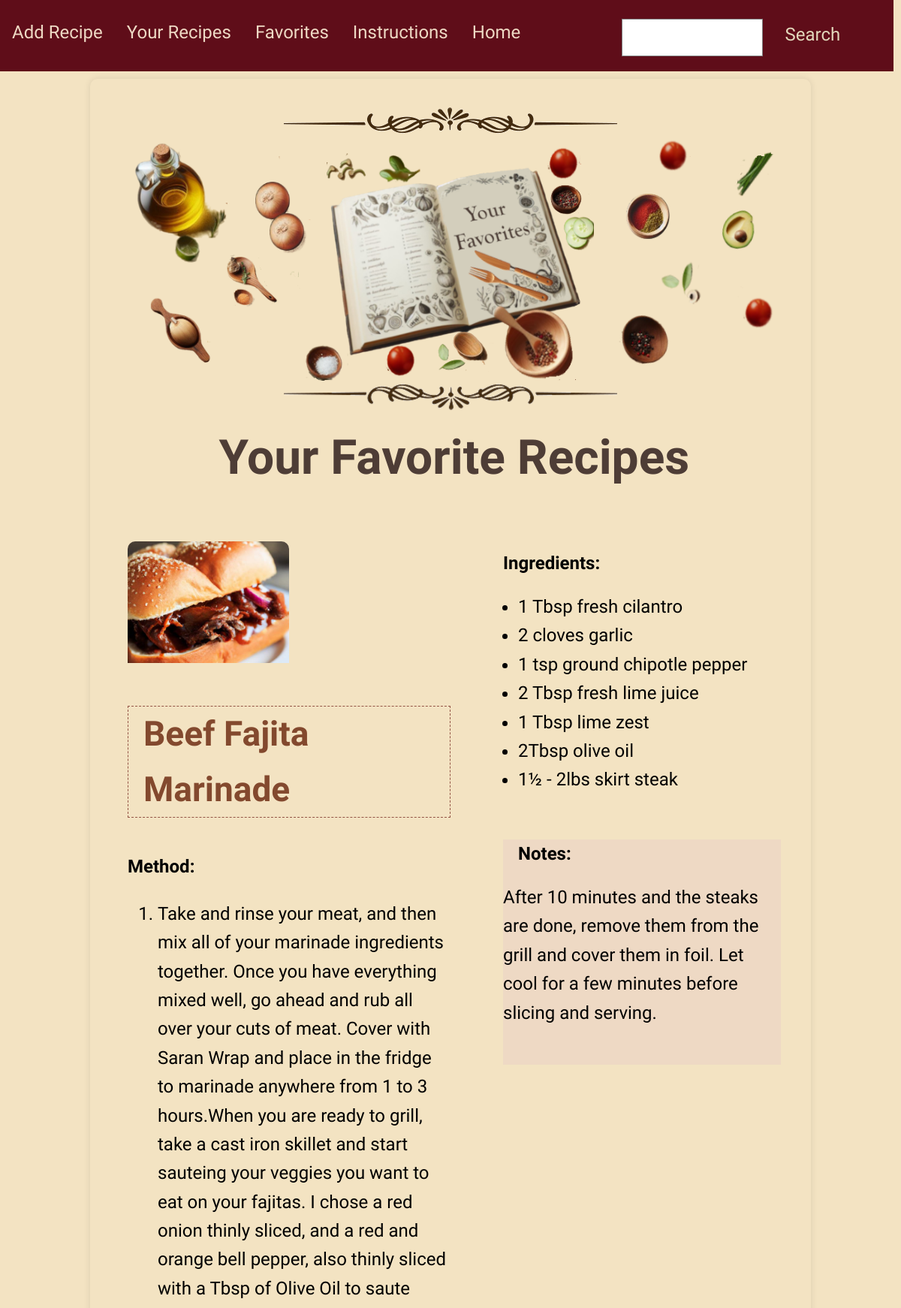
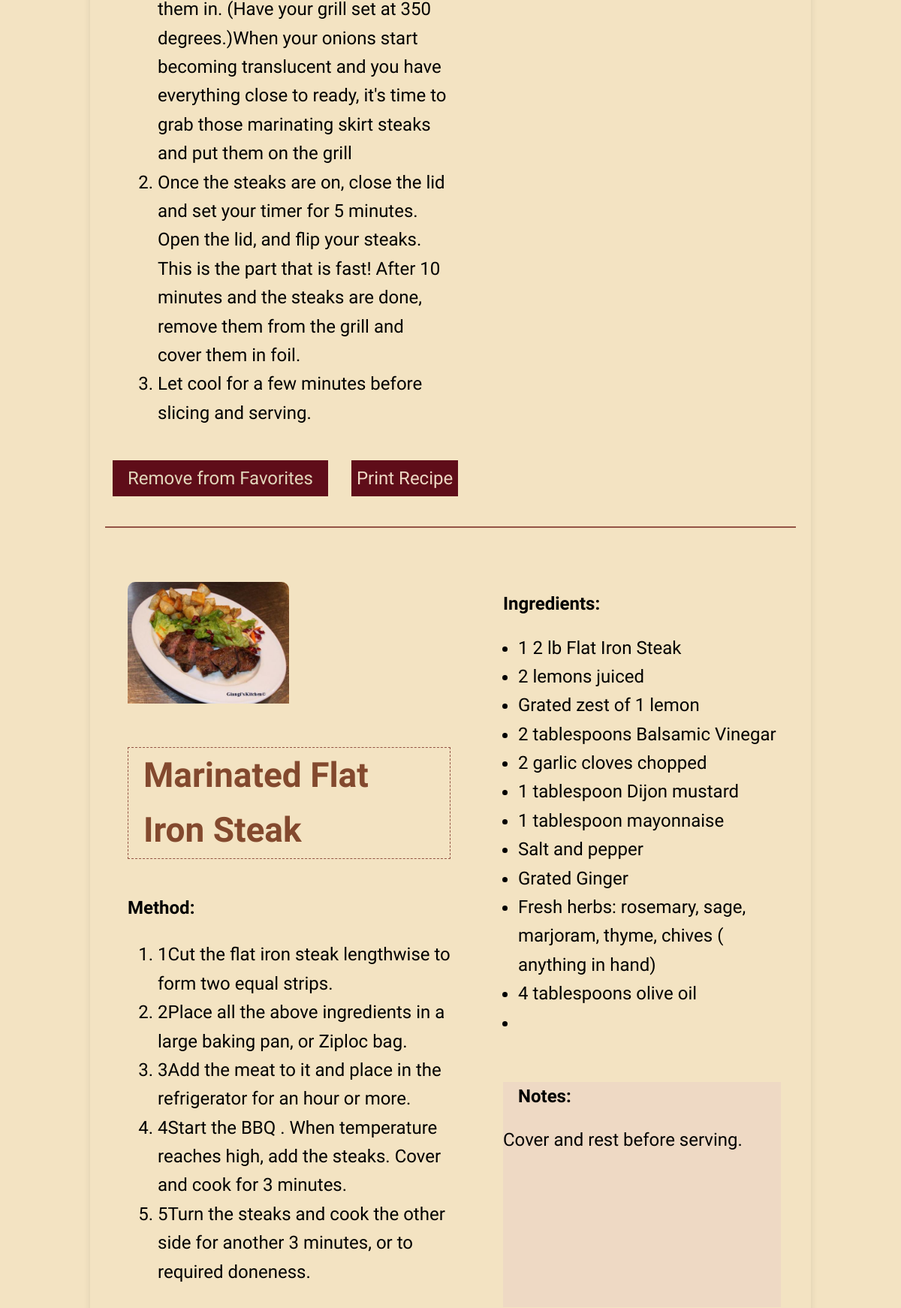
The page /favorites (signed in, upper part) on the database its author committed (2 pictures, top to bottom).
### tables this page shows
CREATE TABLE recipes (
                id INTEGER PRIMARY KEY AUTOINCREMENT,
                title TEXT NOT NULL,
                ingredients TEXT NOT NULL,
                instructions TEXT NOT NULL,
                notes TEXT,  -- Add the new column for notes
                user_id INTEGER, image TEXT,
                FOREIGN KEY (user_id) REFERENCES users (id)
            );

### app.py (the view)
@app.route('/favorites', methods=['GET'])
def favorites():
    if 'user_id' not in session:
        flash('You need to log in first.')
        return redirect(url_for('login'))
    user_id = session['user_id']
    with sqlite3.connect(DATABASE) as connection:
        cursor = connection.cursor()
        cursor.execute('SELECT r.* FROM recipes r JOIN favorites f ON r.id = f.recipe_id WHERE f.user_id=?',
                       (user_id,))
        favorites = cursor.fetchall()
    return render_template('favorites.html', favorites=favorites, user_id=user_id)

### templates/favorites.html (shortened to what this page needs)
<!DOCTYPE html>
<html lang="en">
<head>
    <link rel="stylesheet" type="text/css" href="/static/styles/styles.css">
</head>
<body>
    <nav>
        <a href="{{ url_for('add_recipe') }}">Add Recipe</a>
        <a href="{{ url_for('your_recipes') }}">Your Recipes</a>
        <a href="{{ url_for('favorites') }}">Favorites</a>
        <a href="{{ url_for('instructions') }}">Instructions</a>
        <a href="{{ url_for('dashboard') }}">Home</a>
          <div class="search-container">
        <form method="get" action="{{ url_for('search_recipes') }}" id="searchForm" class="form-group">
            <input type="text" name="search" id="search" required>
            <input type="submit" class="button1-style" value="Search">
        </form>
          </div>
    </nav>
    <div class="book-container">
        <div class="field-container">
            <img src= "/static/images/border.png" alt="Border Image">
    <div class="your-favorites">
    </div>
    <img src="/static/images/borderb.png" alt="Border Image">
    <h1>Your Favorite Recipes</h1>
    <div class="recipes-grid">
        {% for favorite in favorites %}
        <article class="recipe-item">
            <div id="printableArea{{ favorite[0] }}" class="recipe-container">
                <div class="recipe-image">
                    {% if favorite[6] %}
                    <img src="{{ url_for('static', filename='uploads/' + favorite[6]) }}" alt="{{ favorite[1] }}">
                    {% else %}
                    <img src="{{ url_for('static', filename='default_image.jpg') }}" alt="Default Image">
                    {% endif %}
                    <p class="recipe-title"><strong>{{ favorite[1] }}</strong></p>
                    <div class="recipe-method">
                        <strong class="other-titles" >Method:</strong>
                        {% if favorite[3] %}
                        <ol class="method-list">
                            {% for step in favorite[3].split('\n') %}
                            <li>{{ step }}</li>
                            {% endfor %}
                        </ol>
                        {% endif %}
                    </div>
                </div>
                <div class="recipe-details">
                    <p><strong class="other-titles">Ingredients:</strong></p>
                    {% if favorite[2] %}
                    <ul>
                        {% for ingredient in favorite[2].split('\n') %}
                        <li>{{ ingredient }}</li>
                        {% endfor %}
                    </ul>
                    {% endif %}
                    <blockquote class="notes">
                        <p><strong class="other-titles">Notes:</strong><div class="text-notes"> {{ favorite[4] }}</div></p>
                    </blockquote>
                    <br>
                </div>
            </div>
            <button onclick="removeFromFavorites({{ favorite[0] }})" class="button1-style">Remove from Favorites</button>
            <a class="button3-style" onclick="printPageArea({{ favorite[0] }})">Print Recipe</a>
            <hr>
        </article>
        {% endfor %}
    </div>
</body>
</html>

### static/styles/styles.css (style rules this page uses)
body { font-family: 'Indie Flower', Arial, sans-serif, cursive !important; line-height: 1.6; font-size: 24px; height: 100vh; margin: 0; background: #f3e3c2; background-size: cover; }
h1 { text-align: center; font-family: 'Indie Flower', Arial, sans-serif, cursive !important; color: #4e3d36; margin-top: 1%; margin-bottom: 1%; margin-left: 1%; font-size: 4rem; }
hr { border: 1px solid #935445; margin-top: 30px; }
.button1-style, a.button2-style, .button3-style, input[type="file"]::file-selector-button { font-family: 'Indie Flower', Arial, sans-serif, cursive !important; cursor: pointer; }
.button1-style { width: auto; padding: 10px 20px; font-size: 24px; margin: 10px; color: #e2d7bb; background-color: #5f0d19; border: none; }
.button3-style { width: auto; padding: 10px 7px; font-size: 24px; color: #eed9c4; margin-top: 28px; margin-left: 15px; background-color: #5f0d19; border: none; transition: background-color 0.3s ease, color 0.3s ease; }
.field-container { display: flex; flex-direction: column; align-items: center; justify-content: center; margin-bottom: 20px; padding-top: 10px; }
.search-container { padding-right: 5px; width: 30%; float: right; display: flex; align-items: center; }
.book-container { width: 80%; min-height: 200px; max-height: 85%; padding-top: 25px; border-radius: 10px; box-shadow: 0 0 10px rgba(0, 0, 0, 0.1); overflow: auto; margin: auto; }
.recipe-container { display: grid; grid-template-areas: "image name" "ingredients method"; grid-template-columns: 1fr 1fr; margin-top: 20px; margin-left: 20px; }
.recipe-item { margin: 10px; padding: 10px; overflow: hidden; }
.recipe-image { padding: 10px; }
.recipe-image img { width: 50%; height: auto; border-top-left-radius: 10px; border-top-right-radius: 10px; grid-area: image; }
.recipe-details { padding-left: 150px; }
.recipe-title { grid-area: name; font-family: 'Indie Flower', sans-serif cursive !important; font-size: 46px; color: #83492e; border: 1px dashed #935445; padding-inline: 20px; }
.recipe-method { margin-top: 10px; grid-area: method; }
.recipe-details p { margin: 20px; }
.recipe-details ul { margin-top: 0; }
.recipe-details strong { font-weight: bold; }
.notes { background-color: #eed9c4; margin-top: 60px; margin-right: 20px; margin-left: 20px; min-height: 300px; }
.your-favorites { background: url('/static/images/favoritesl.png') center center; width: 90%; background-size: 100% 100%; padding-top: 150px; padding-bottom: 175px; margin-top: 2px; margin-bottom: 2px; }
nav { background: url('/static/images/bookmark.png') no-repeat; overflow: hidden; font-size: 36px; margin: 0 10px 10px 40px; }
nav a { float: left; display: block; color: #eed9c4; text-align: center; padding: 14px 16px; text-decoration: none; margin-top: 10px; margin-left: 10px; }
.form-group { margin-bottom: 15px; text-align: center; max-width: 100%; padding-inline: 0px; }
.form-group input[type="text"], .form-group input[type="file"], .form-group textarea { width: 98%; font-size: 24px; padding: 10px; box-sizing: border-box; }
input[type="text"] { margin-top: 25px; margin-bottom: auto; font-size: 17px; border: 1px solid grey; }
input[type="submit"] { margin-top: 22px; padding: 1px 20px; background-color: #5f0d19; }
.form-group input[type="submit"] { width: auto; padding: 10px 20px; font-size: 24px; color: #e2d7bb; }
#searchForm.form-group { display:flex; width: 90% }
@media only screen and (max-width: 1400px) { .recipe-details { padding-left: 40px; } }
@media only screen and (max-width: 1600px)  and (min-width: 810px) { nav a { text-align: center; padding: 14px 16px; text-decoration: none; margin-top: 10px; margin-left: 0px; } }
@media only screen and (max-width: 1600px)  and (min-width: 810px) { nav { background-image: none; background-color: #5f0d19; overflow: hidden; font-size: 24px; margin: 0 10px 10px 0; } }
@media only screen and (max-width: 1600px)  and (min-width: 810px) { .button3-style { padding: 10px 7px; font-size: 24px; margin-top: 0px; margin-left: 15px; } }

### rows shown on the page
recipes: image (picture), title "Beef Fajita Marinade", step "Take and rinse your meat, and then mix all of your marinade ingredients together. Once you have everything mixed well, go ahead and rub all over your cuts of meat. Cover with Saran Wrap and place in the fridge to marinade anywhere from 1 to 3 hours.When you are ready to grill, take a cast iron skillet and start sauteing your veggies you want to eat on your fajitas. I chose a red onion thinly sliced, and a red and orange bell pepper, also thinly sliced with a Tbsp of Olive Oil to saute them in. (Have your grill set at 350 degrees.)When your onions start becoming translucent and you have everything close to ready, it's time to grab those marinating skirt steaks and put them on the grill" "Once the steaks are on, close the lid and set your timer for 5 minutes. Open the lid, and flip your steaks. This is the part that is fast! After 10 minutes and the steaks are done, remove them from the grill and cover them in foil." "Let cool for a few minutes before slicing and serving.", ingredient "1 Tbsp fresh cilantro" "2 cloves garlic" "1 tsp ground chipotle pepper" "2 Tbsp fresh lime juice" "1 Tbsp lime zest" "2Tbsp olive oil" "1½ - 2lbs skirt steak", notes "After 10 minutes and the steaks are done, remove them from the grill and cover them in foil. Let cool for a few minutes before slicing and serving."
recipes: image (picture), title "Marinated Flat Iron Steak", step "1Cut the flat iron steak lengthwise to form two equal strips." "2Place all the above ingredients in a large baking pan, or Ziploc bag." "3Add the meat to it and place in the refrigerator for an hour or more." "4Start the BBQ . When temperature reaches high, add the steaks. Cover and cook for 3 minutes." "5Turn the steaks and cook the other side for another 3 minutes, or to required doneness.", ingredient "1 2 lb Flat Iron Steak" "2 lemons juiced" "Grated zest of 1 lemon" "2 tablespoons Balsamic Vinegar" "2 garlic cloves chopped" "1 tablespoon Dijon mustard" "1 tablespoon mayonnaise" "Salt and pepper" "Grated Ginger" "Fresh herbs: rosemary, sage, marjoram, thyme, chives ( anything in hand)" "4 tablespoons olive oil", notes "Cover and rest before serving."
